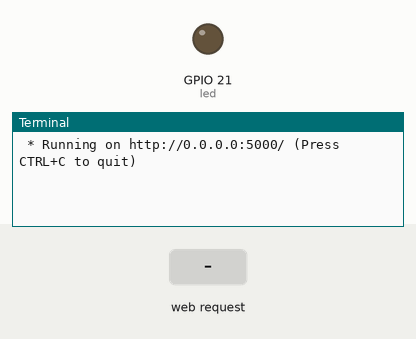
A program run on a simulated Raspberry Pi (BCM pin numbers). Shown: output pins drawn as LEDs (lit = HIGH), the last lines printed to the terminal. The test bench sets the inputs (shaded band). The clock reads 2024-03-15 10:24:30 at power-on unless the program sets it.

Above: at 1.2 s.
1.3 s: HTTP request for / received
At 2.5 s:
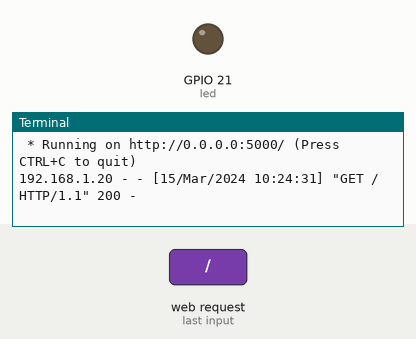
2.8 s: HTTP request for /getTemp received
At 3.9 s:
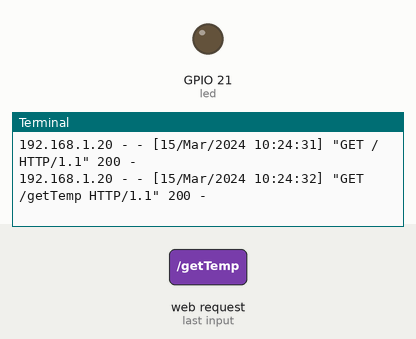

The program:

temp-remote.py
```python
from flask import Flask
from flask import render_template
from thermostat import thermostat_setting, immediate_fahrenheit

app = Flask(__name__)
#app.debug = True # Uncomment to debug

@app.route('/')
def home():
    return render_template('hello.html',name='Temperature')

@app.route('/getTemp')
def getTemp():
    # return true;
    return render_template('response.html',name='Temperature',temperature=immediate_fahrenheit(),thermostat=thermostat_setting())

if __name__ == '__main__':
    app.run(host='0.0.0.0')
```

thermostat.py
```python
from gpiozero import LED, MCP3008
from time import sleep

adc = MCP3008(channel=1)
pot = MCP3008(channel=0)
led = LED(21)
currentTemp = 80.0
thermostat_setting = 80.0

def convert_temp(gen):
    for value in gen:
        yield (value * 3.3 - 0.5) * 100

def immediate_temp(rawVal):
    return (rawVal * 3.3 - 0.5) * 100

def immediate_fahrenheit():
    return round(fahrenheit(immediate_temp(adc.value)), 1)

def thermostat_setting():
    return round(thermostat_value(pot.value), 1)

# Set thermostat from 50 to 90 degrees
def thermostat_value(rawVal):
    return ((rawVal * 40) + 50)

def fahrenheit(celcius=22):
    return (celcius * (9/5) + 32)

def activate(state=False):
    if (state):
        led.on()
    else:
        led.off()

# while True:
#     currentTemp = round(fahrenheit(immediate_temp(adc.value)), 1)
#     thermostat_setting = round(thermostat_value(pot.value), 1)
#     print('Temp ', currentTemp, ' / ', thermostat_setting, ' F')
#     activate(currentTemp < thermostat_setting)
#     sleep(1)
```

Measured:
- after the input at 1.3 s, the terminal: prints a new line at once (image 1)
- after the input at 2.8 s, the terminal: prints a new line at once (image 2)
